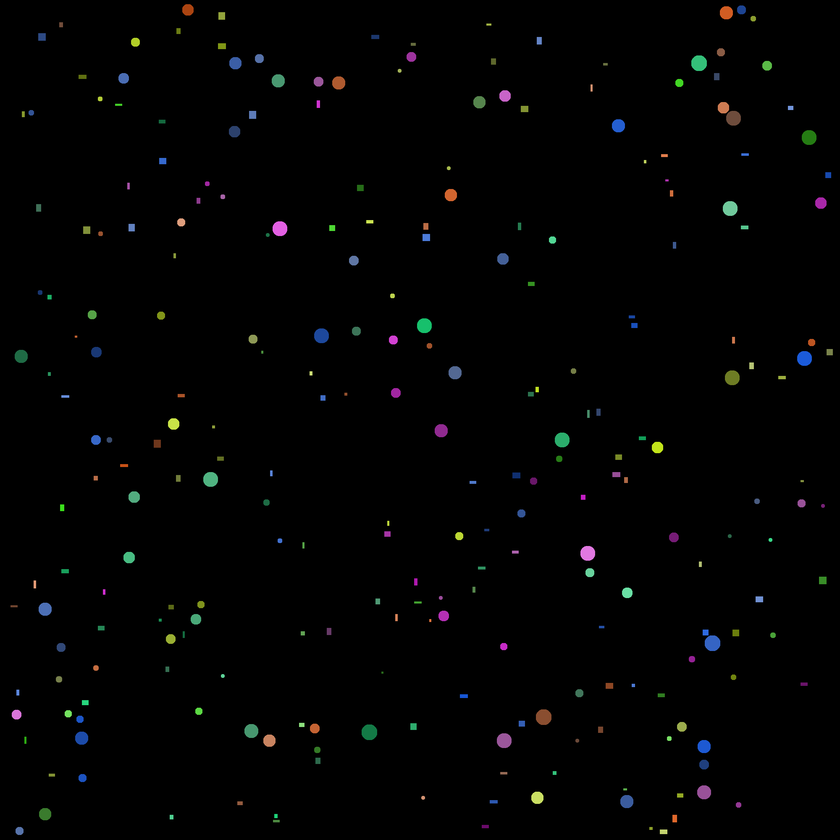
#> input picture task6/balls_and_rects.png, 840 x 840 px, shrunk from 2000 x 2000 before the run
$ python task6.py
#> lines starting #> are read from the running program, lines starting #| are printed output that depends on the picture; after the words box and inside, x2 and y2 are one past the last pixel; in counts of white or black regions, pixels touching at a corner belong together
import numpy as np
from skimage.measure import label, regionprops
import skimage.morphology as morph
import matplotlib.pyplot as plt
import cv2

figures = {
    "circle" : 0,
    "square" : 0,
}
sqColors = {}
ciColors = {}
img = cv2.imread("balls_and_rects.png")
#> img is the input picture: shape (840, 840, 3); mean B, G, R 2.3, 2.4, 2.1
img = cv2.cvtColor(img, cv2.COLOR_BGR2HSV)
#> img: shape (840, 840, 3); mean H, S, V 2.6, 6, 3.3
gray = cv2.cvtColor(img, cv2.COLOR_BGR2GRAY)
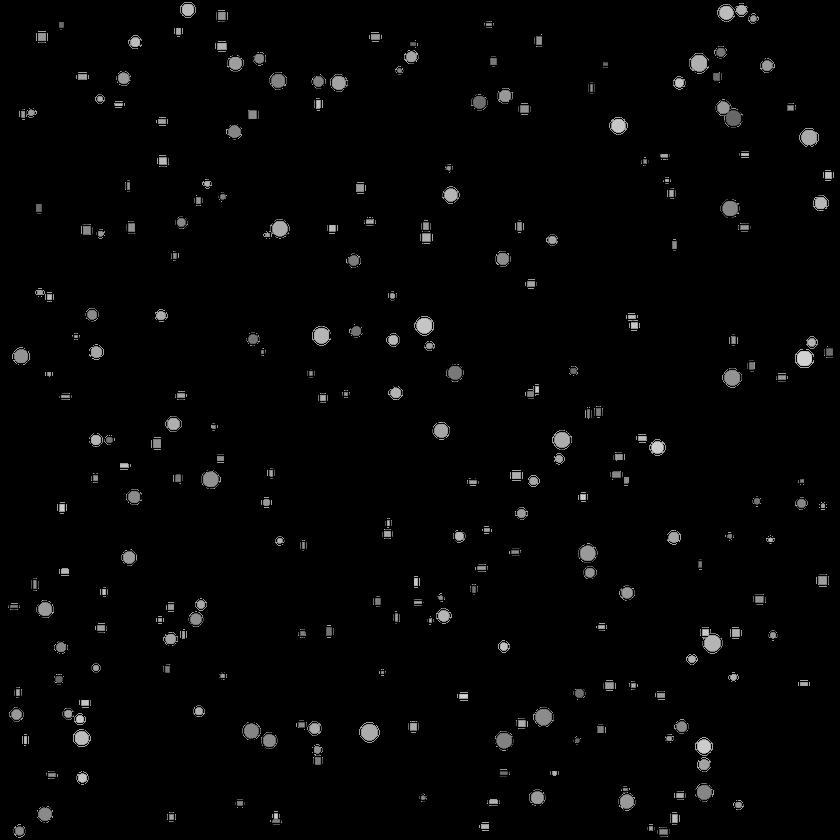
#> gray: shape (840, 840); min 0, max 215, mean 4.8
ret, gray = cv2.threshold(gray, 90, 255, 0)
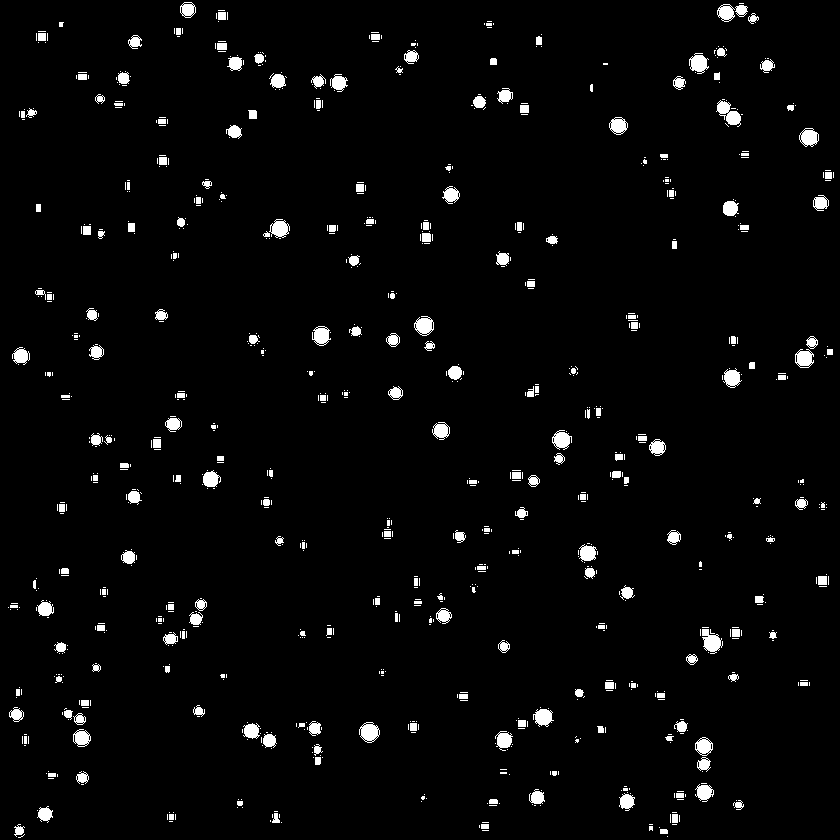
#> gray: shape (840, 840); 3.1% white; 929 white regions (699 under 20 px)
labeled = label(gray)
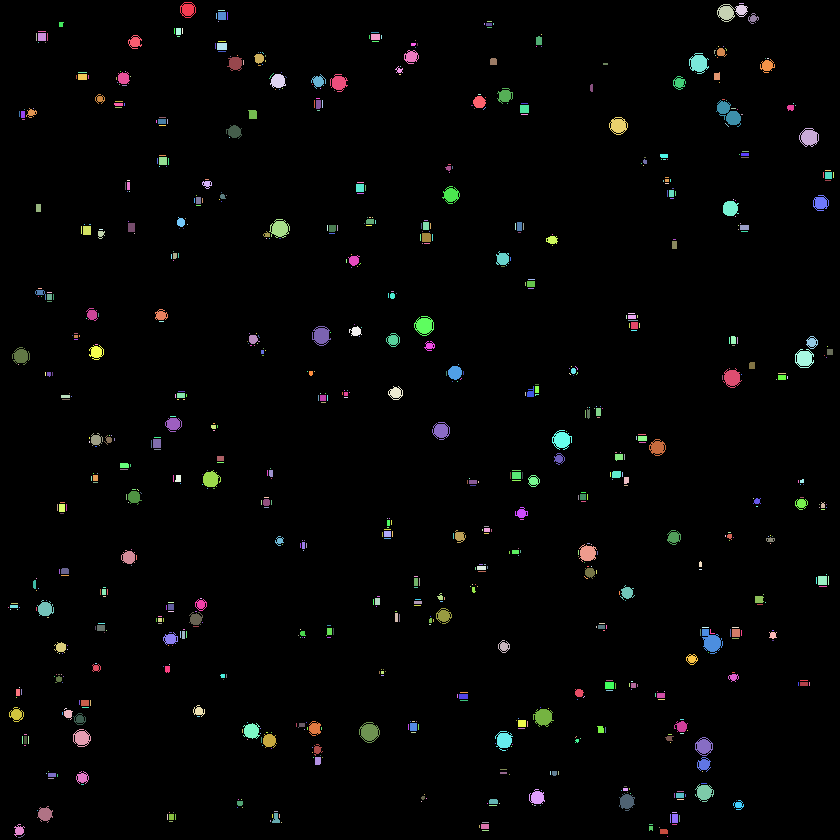
#> labeled: shape (840, 840) int64; 930 distinct labels, from 0 to 929; one colour per label, 0 black
regions = regionprops(labeled)
#> regions = 929 regions; largest, box (x1, y1, x2, y2) and area: (716, 100, 741, 127) 329, (702, 629, 723, 654) 312, (359, 722, 380, 743) 285, (689, 53, 709, 74) 268, (414, 316, 434, 336) 264
for region in regions:
    if (region.extent == 1):
        figures["square"] += 1
        if (str(img[int(region.centroid[0]), int(region.centroid[1])] [0]) not in sqColors.keys()):
            sqColors[str(img[int(region.centroid[0]), int(region.centroid[1])][0])] = 1
        else:
            sqColors[str(img[int(region.centroid[0]), int(region.centroid[1])] [0])] += 1
    else:
        figures["circle"] += 1
        if (str(img[int(region.centroid[0]), int(region.centroid[1])] [0]) not in ciColors.keys()):
            ciColors[str(img[int(region.centroid[0]), int(region.centroid[1])] [0])] = 1
        else:
            ciColors[str(img[int(region.centroid[0]), int(region.centroid[1])] [0])] += 1
#> after the loop, ciColors = 15 items; figures = {'circle': 191, 'square': 738}; sqColors = 19 items

print("Squares + Circles = ", figures["square"] + figures["circle"], " Where squares: ", figures["square"], "; circles: ", figures["circle"])
#| Squares + Circles =  929  Where squares:  738 ; circles:  191
print("Figures by color:")
print("---Squares---")
for key in sqColors:
    print(key," : ", sqColors[key], " pc")
#> this loop made 19 passes
#> key on passes 1 to 12: '120', '30', '35', '90', '110', '60', '105', '0', '75', '150', '15', '50'
#| 120  :  54  pc
#| 30  :  136  pc
#| 35  :  18  pc
#| 90  :  91  pc
#| 110  :  27  pc
#| 60  :  86  pc
#| 105  :  47  pc
#| 0  :  41  pc
#> (further printed lines are left out)
print("---Circles---")
for key in ciColors:
    print(key," : ", ciColors[key], " pc")
#> this loop made 15 passes
#> key on passes 1 to 12: '10', '110', '35', '11', '0', '150', '30', '120', '75', '55', '60', '109'
#| 10  :  25  pc
#| 110  :  36  pc
#| 35  :  33  pc
#| 11  :  1  pc
#| 0  :  9  pc
#| 150  :  26  pc
#| 30  :  5  pc
#| 120  :  1  pc
#> (further printed lines are left out)

#Вывод
#Squares + Circles =  257  Where squares:  135 ; circles:  122
#Figures by color:
#---Squares---
#35  :  32  pc
#10  :  22  pc
#110  :  29  pc
#150  :  13  pc
#55  :  17  pc
#75  :  22  pc
#---Circles---
#10  :  17  pc
#110  :  29  pc
#35  :  19  pc
#150  :  23  pc
#75  :  22  pc
#55  :  12  pc
